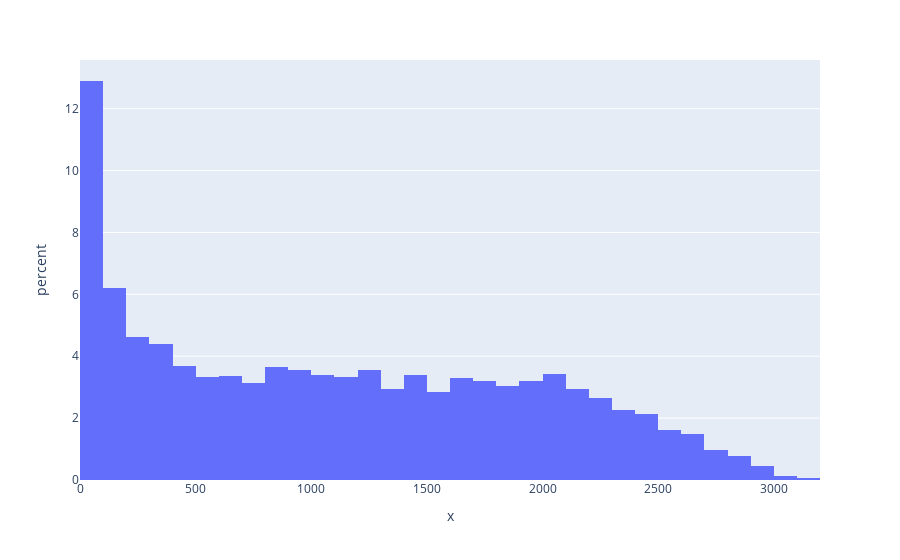

Source (notebook cell):
### Markdown cell above
Distribution of minutes played

### Code cell
fig = px.histogram(x=rs_df['MIN'], histnorm='percent')
fig.show()

### Figure 1 — Plotly figure (JSON) as saved in the notebook; plotly's stock layout.template omitted (floating-point values rounded to 4 significant figures; data arrays with more than 128 entries replaced by an {"elided": "..."} marker saying what was removed)
{"data": [{"bingroup": "x", "histnorm": "percent", "hovertemplate": "x=%{x}<br>percent=%{y}<extra></extra>", "legendgroup": "", "marker": {"color": "#636efa", "pattern": {"shape": ""}}, "name": "", "orientation": "v", "showlegend": false, "type": "histogram", "x": {"elided": "6259 int values"}, "xaxis": "x", "yaxis": "y"}], "layout": {"barmode": "relative", "legend": {"tracegroupgap": 0}, "margin": {"t": 60}, "xaxis": {"anchor": "y", "domain": [0, 1], "title": {"text": "x"}}, "yaxis": {"anchor": "x", "domain": [0, 1], "title": {"text": "percent"}}}}
